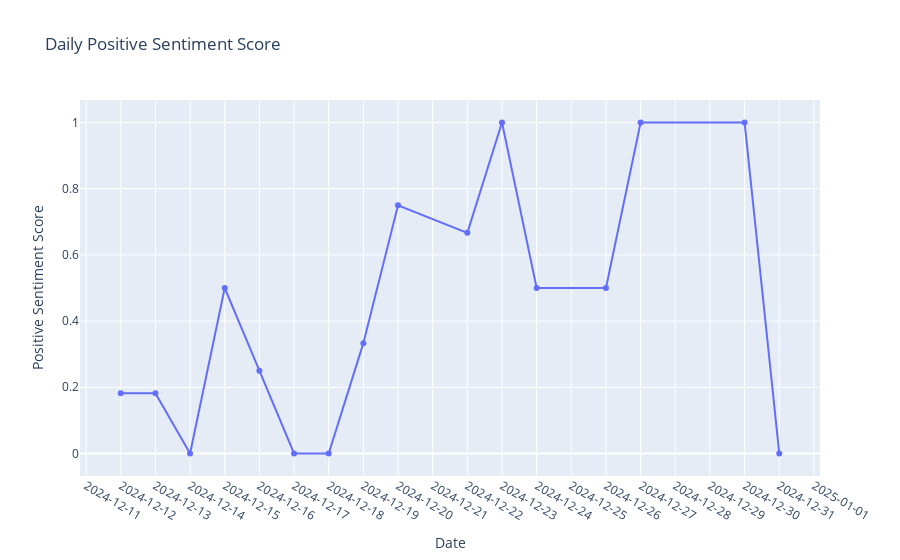

The notebook cell saved with this chart:
### Code cell
# Filter out neutral sentiment
filtered_df = df[df['sentiment'] != 'neutral']

# Extract the date (day only) and calculate daily positive sentiment score
filtered_df['Day'] = filtered_df['Date'].dt.date
daily_sentiment = (
    filtered_df.groupby('Day')['sentiment']
    .apply(lambda x: (x == 'positive').sum() / len(x))
    .reset_index(name='positive_sentiment_score')
)

# Plot the daily sentiment score
fig = px.line(
    daily_sentiment,
    x='Day',
    y='positive_sentiment_score',
    title='Daily Positive Sentiment Score',
    labels={'positive_sentiment_score': 'Positive Sentiment Score', 'Day': 'Date'},
    markers=True,
)

fig.update_xaxes(dtick="D", tickformat="%Y-%m-%d")


fig

### Figure 1 — Plotly figure (JSON) as saved in the notebook; plotly's stock layout.template omitted (floating-point values rounded to 4 significant figures)
{"data": [{"hovertemplate": "Date=%{x}<br>Positive Sentiment Score=%{y}<extra></extra>", "legendgroup": "", "line": {"color": "#636efa", "dash": "solid"}, "marker": {"symbol": "circle"}, "mode": "lines+markers", "name": "", "orientation": "v", "showlegend": false, "type": "scatter", "x": ["2024-12-12", "2024-12-13", "2024-12-14", "2024-12-15", "2024-12-16", "2024-12-17", "2024-12-18", "2024-12-19", "2024-12-20", "2024-12-22", "2024-12-23", "2024-12-24", "2024-12-26", "2024-12-27", "2024-12-30", "2024-12-31"], "xaxis": "x", "y": [0.1818, 0.1818, 0, 0.5, 0.25, 0, 0, 0.3333, 0.75, 0.6667, 1, 0.5, 0.5, 1, 1, 0], "yaxis": "y"}], "layout": {"legend": {"tracegroupgap": 0}, "title": {"text": "Daily Positive Sentiment Score"}, "xaxis": {"anchor": "y", "domain": [0, 1], "dtick": "D", "tickformat": "%Y-%m-%d", "title": {"text": "Date"}}, "yaxis": {"anchor": "x", "domain": [0, 1], "title": {"text": "Positive Sentiment Score"}}}}
